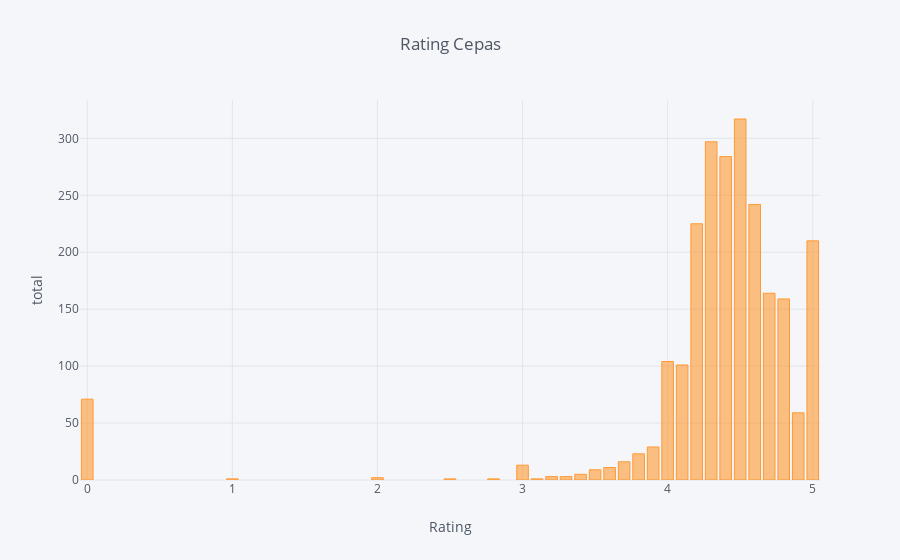

Here is the notebook cell this chart was saved with:
### Code cell
data_rating = data.groupby(['Rating'], as_index=False)['Strain'].count()
data_rating.iplot(kind='bar', x='Rating', xTitle='Rating',yTitle='total', title='Rating Cepas')

### Figure 1 — Plotly figure (JSON) as saved in the notebook; plotly's stock layout.template omitted (floating-point values rounded to 4 significant figures)
{"data": [{"marker": {"color": "rgba(255, 153, 51, 0.6)", "line": {"color": "rgba(255, 153, 51, 1.0)", "width": 1}}, "name": "Strain", "orientation": "v", "text": "", "type": "bar", "uid": "bcdc5695-0ba8-48d8-8218-c0e003419111", "x": [0, 1, 2, 2.5, 2.8, 3, 3.1, 3.2, 3.3, 3.4, 3.5, 3.6, 3.7, 3.8, 3.9, 4, 4.1, 4.2, 4.3, 4.4, 4.5, 4.6, 4.7, 4.8, 4.9, 5], "y": [71, 1, 2, 1, 1, 13, 1, 3, 3, 5, 9, 11, 16, 23, 29, 104, 101, 225, 297, 284, 317, 242, 164, 159, 59, 210]}], "layout": {"legend": {"bgcolor": "#F5F6F9", "font": {"color": "#4D5663"}}, "paper_bgcolor": "#F5F6F9", "plot_bgcolor": "#F5F6F9", "title": {"font": {"color": "#4D5663"}, "text": "Rating Cepas"}, "xaxis": {"gridcolor": "#E1E5ED", "showgrid": true, "tickfont": {"color": "#4D5663"}, "title": {"font": {"color": "#4D5663"}, "text": "Rating"}, "zerolinecolor": "#E1E5ED"}, "yaxis": {"gridcolor": "#E1E5ED", "showgrid": true, "tickfont": {"color": "#4D5663"}, "title": {"font": {"color": "#4D5663"}, "text": "total"}, "zerolinecolor": "#E1E5ED"}}}
